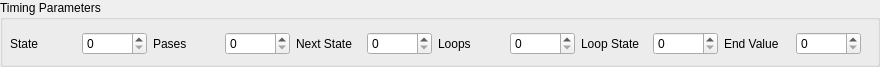
<?xml version="1.0" encoding="UTF-8"?>
<ui version="4.0">
 <class>TimingControls</class>
 <widget class="QGroupBox" name="TimingControls">
  <property name="geometry">
   <rect>
    <x>0</x>
    <y>0</y>
    <width>880</width>
    <height>67</height>
   </rect>
  </property>
  <property name="sizePolicy">
   <sizepolicy hsizetype="Fixed" vsizetype="Fixed">
    <horstretch>0</horstretch>
    <verstretch>0</verstretch>
   </sizepolicy>
  </property>
  <property name="windowTitle">
   <string>Timing Parameters</string>
  </property>
  <property name="title">
   <string>Timing Parameters</string>
  </property>
  <widget class="QWidget" name="layoutWidget">
   <property name="geometry">
    <rect>
     <x>10</x>
     <y>30</y>
     <width>851</width>
     <height>27</height>
    </rect>
   </property>
   <layout class="QGridLayout" name="gridLayout_7">
    <item row="0" column="0">
     <layout class="QGridLayout" name="gridLayout">
      <item row="0" column="0">
       <widget class="QLabel" name="label">
        <property name="text">
         <string>State</string>
        </property>
       </widget>
      </item>
      <item row="0" column="1">
       <widget class="QSpinBox" name="stateSpinBox">
        <property name="maximum">
         <number>15</number>
        </property>
       </widget>
      </item>
     </layout>
    </item>
    <item row="0" column="1">
     <layout class="QGridLayout" name="gridLayout_2">
      <item row="0" column="0">
       <widget class="QLabel" name="label_2">
        <property name="text">
         <string>Pases</string>
        </property>
       </widget>
      </item>
      <item row="0" column="1">
       <widget class="QSpinBox" name="passesSpinBox">
        <property name="maximum">
         <number>255</number>
        </property>
       </widget>
      </item>
     </layout>
    </item>
    <item row="0" column="2">
     <layout class="QGridLayout" name="gridLayout_3">
      <item row="0" column="0">
       <widget class="QLabel" name="label_3">
        <property name="text">
         <string>Next State</string>
        </property>
       </widget>
      </item>
      <item row="0" column="1">
       <widget class="QSpinBox" name="nextStateSpinBox">
        <property name="maximum">
         <number>15</number>
        </property>
       </widget>
      </item>
     </layout>
    </item>
    <item row="0" column="3">
     <layout class="QGridLayout" name="gridLayout_4">
      <item row="0" column="0">
       <widget class="QLabel" name="label_4">
        <property name="text">
         <string>Loops</string>
        </property>
       </widget>
      </item>
      <item row="0" column="1">
       <widget class="QSpinBox" name="loopsSpinBox">
        <property name="maximum">
         <number>65536</number>
        </property>
       </widget>
      </item>
     </layout>
    </item>
    <item row="0" column="4">
     <layout class="QGridLayout" name="gridLayout_5">
      <item row="0" column="0">
       <widget class="QLabel" name="label_5">
        <property name="text">
         <string>Loop State</string>
        </property>
       </widget>
      </item>
      <item row="0" column="1">
       <widget class="QSpinBox" name="loopStateSpinBox">
        <property name="maximum">
         <number>15</number>
        </property>
       </widget>
      </item>
     </layout>
    </item>
    <item row="0" column="5">
     <layout class="QGridLayout" name="gridLayout_6">
      <item row="0" column="0">
       <widget class="QLabel" name="label_6">
        <property name="text">
         <string>End Value</string>
        </property>
       </widget>
      </item>
      <item row="0" column="1">
       <widget class="QSpinBox" name="endValueSpinBox">
        <property name="maximum">
         <number>255</number>
        </property>
       </widget>
      </item>
     </layout>
    </item>
   </layout>
  </widget>
 </widget>
 <resources/>
 <connections/>
</ui>
